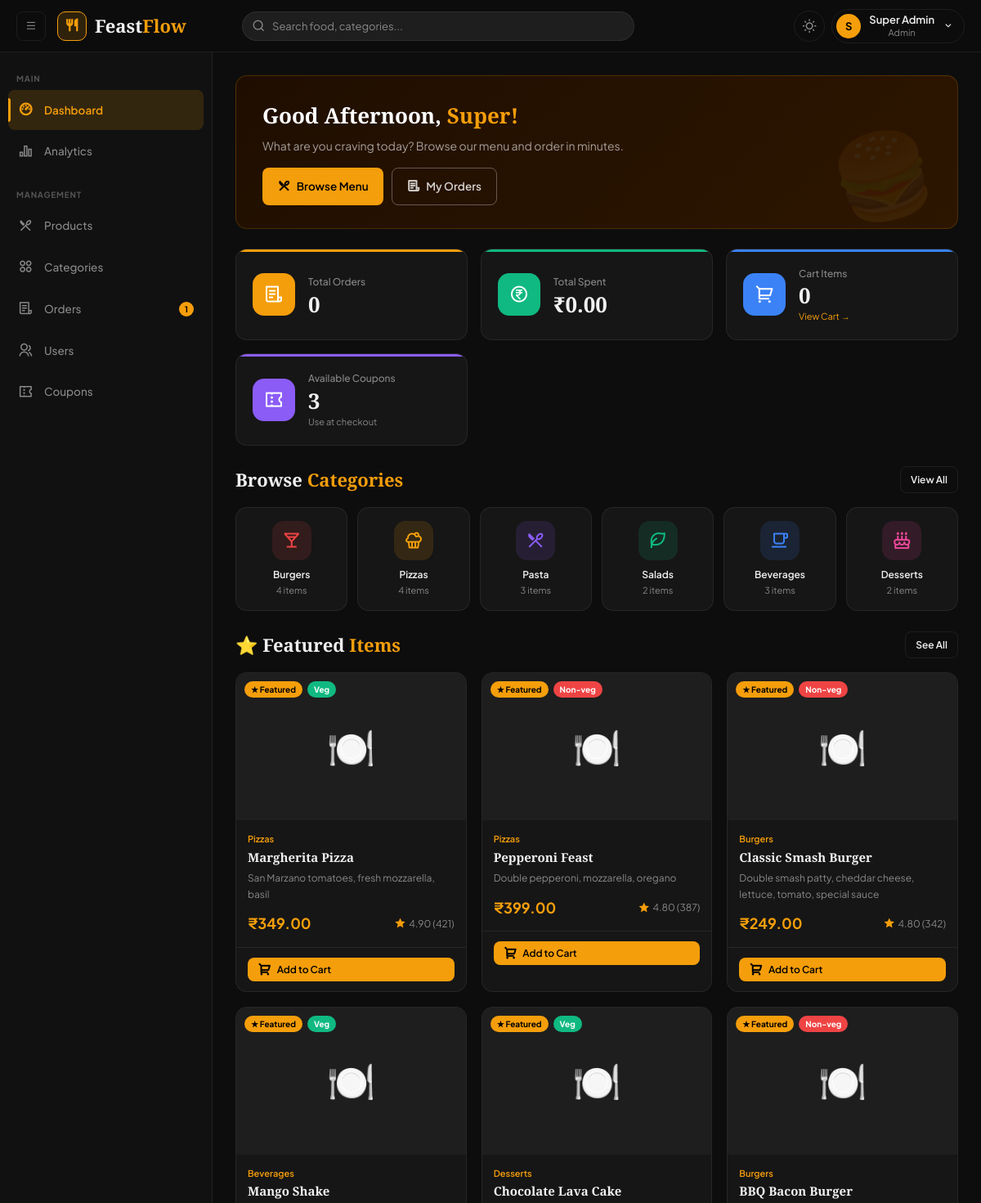
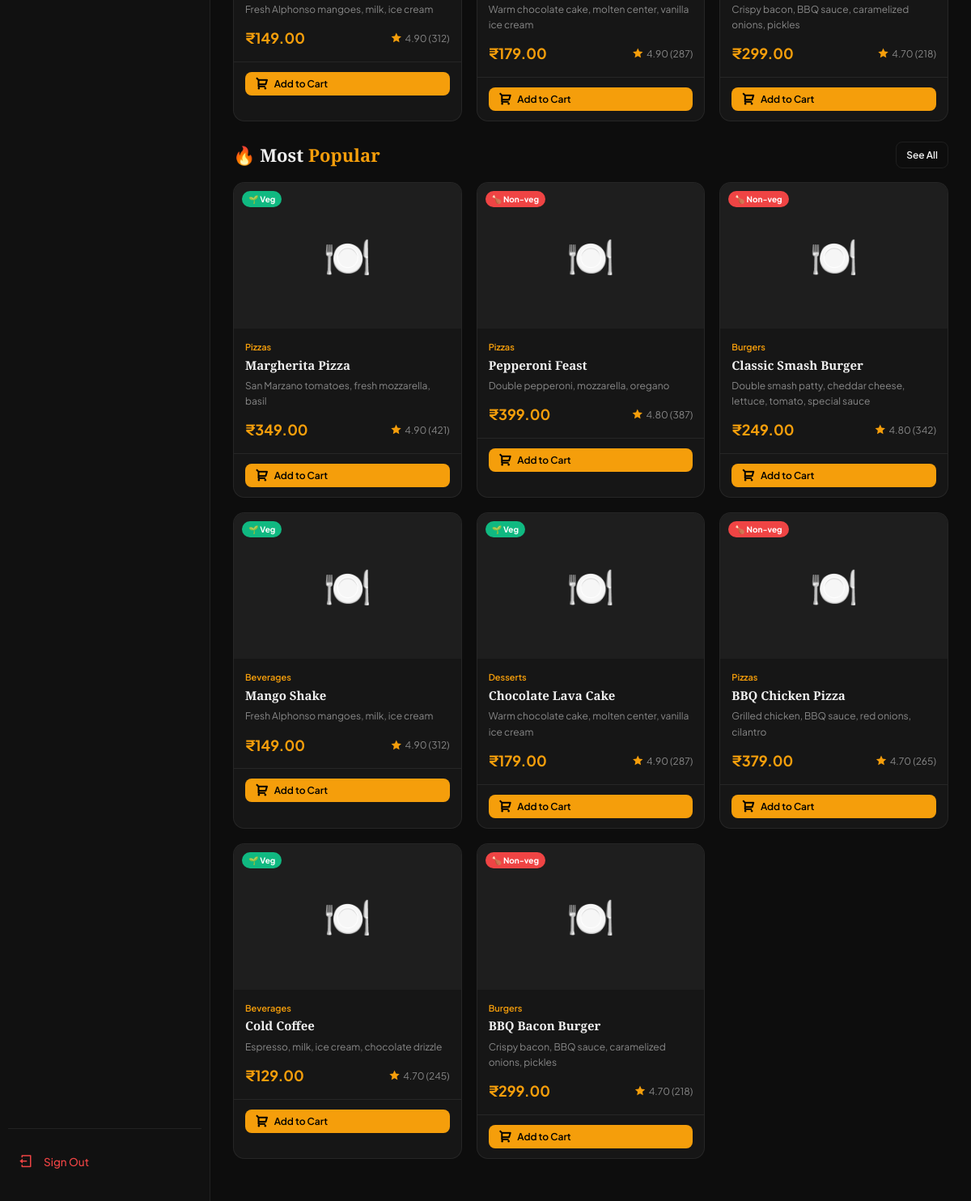
/customer/dashboard.php (signed in), run on the app's committed database (2 pictures, top to bottom).
### tables this page shows
CREATE TABLE IF NOT EXISTS `categories` (
    `id`          INT UNSIGNED NOT NULL AUTO_INCREMENT,
    `name`        VARCHAR(100) NOT NULL UNIQUE,
    `description` TEXT         NULL,
    `icon`        VARCHAR(100) NULL DEFAULT 'ri-restaurant-line',
    `color`       VARCHAR(20)  NULL DEFAULT '#f59e0b',
    `status`      ENUM('active','inactive') NOT NULL DEFAULT 'active',
    `sort_order`  INT          NOT NULL DEFAULT 0,
    `created_at`  TIMESTAMP    NOT NULL DEFAULT CURRENT_TIMESTAMP,
    PRIMARY KEY (`id`)
);

CREATE TABLE IF NOT EXISTS `products` (
    `id`          INT UNSIGNED   NOT NULL AUTO_INCREMENT,
    `category_id` INT UNSIGNED   NOT NULL,
    `name`        VARCHAR(200)   NOT NULL,
    `description` TEXT           NULL,
    `price`       DECIMAL(10,2)  NOT NULL,
    `image`       VARCHAR(255)   NULL,
    `stock`       INT            NOT NULL DEFAULT 100,
    `is_featured` TINYINT(1)     NOT NULL DEFAULT 0,
    `is_veg`      TINYINT(1)     NOT NULL DEFAULT 0,
    `rating`      DECIMAL(3,2)   NOT NULL DEFAULT 0.00,
    `total_orders`INT            NOT NULL DEFAULT 0,
    `status`      ENUM('active','inactive') NOT NULL DEFAULT 'active',
    `created_at`  TIMESTAMP      NOT NULL DEFAULT CURRENT_TIMESTAMP,
    `updated_at`  TIMESTAMP      NOT NULL DEFAULT CURRENT_TIMESTAMP ON UPDATE CURRENT_TIMESTAMP,
    PRIMARY KEY (`id`),
    INDEX `idx_category` (`category_id`),
    INDEX `idx_status`   (`status`),
    INDEX `idx_featured` (`is_featured`),
    CONSTRAINT `fk_product_category` FOREIGN KEY (`category_id`) REFERENCES `categories`(`id`) ON DELETE RESTRICT
);

### includes/functions.php (called while the page is built, shortened)
<?php
function getProducts(array $filters = []): array {
    $pdo = getPDO();
    $sql = "SELECT p.*, c.name AS category_name, c.color AS cat_color
            FROM products p
            JOIN categories c ON p.category_id = c.id
            WHERE 1=1";
    $params = [];
    if (!empty($filters['status'])) {
        $sql .= " AND p.status = ?";
        $params[] = $filters['status'];
    } else {
        $sql .= " AND p.status = 'active'";
    }
    if (!empty($filters['featured'])) {
        $sql .= " AND p.is_featured = 1";
    }
    if (!empty($filters['sort'])) {
        $sorts = ['price_asc' => 'p.price ASC', 'price_desc' => 'p.price DESC',
                  'rating' => 'p.rating DESC', 'popular' => 'p.total_orders DESC',
                  'newest' => 'p.created_at DESC'];
        $sql .= " ORDER BY " . ($sorts[$filters['sort']] ?? 'p.is_featured DESC, p.total_orders DESC');
    } else {
        $sql .= " ORDER BY p.is_featured DESC, p.total_orders DESC";
    }
    if (!empty($filters['limit'])) {
        $sql .= " LIMIT " . (int)$filters['limit'];
    }
    $stmt = $pdo->prepare($sql);
    $stmt->execute($params);
    return $stmt->fetchAll();
}
function getCategories(bool $activeOnly = true): array {
    $sql = "SELECT c.*, COUNT(p.id) AS product_count FROM categories c LEFT JOIN products p ON p.category_id = c.id" . ($activeOnly ? " WHERE c.status='active'" : "") . " GROUP BY c.id ORDER BY c.sort_order";
    return getPDO()->query($sql)->fetchAll();
}
function getCartCount(int $userId): int {
    $stmt = getPDO()->prepare("SELECT COALESCE(SUM(quantity),0) FROM cart WHERE user_id=?");
    $stmt->execute([$userId]);
    return (int)$stmt->fetchColumn();
}
function formatPrice(float $price): string {
    return '₹' . number_format($price, 2);
}
function sanitize(string $str): string {
    return htmlspecialchars(trim($str), ENT_QUOTES, 'UTF-8');
}

### config/database.php (called while the page is built, shortened)
<?php
function getPDO(): PDO {
    static $pdo = null;
    if ($pdo === null) {
        $dsn = "mysql:host=".DB_HOST.";dbname=".DB_NAME.";charset=".DB_CHARSET;
        $opts = [
            PDO::ATTR_ERRMODE            => PDO::ERRMODE_EXCEPTION,
            PDO::ATTR_DEFAULT_FETCH_MODE => PDO::FETCH_ASSOC,
            PDO::ATTR_EMULATE_PREPARES   => false,
        ];
        try {
            $pdo = new PDO($dsn, DB_USER, DB_PASS, $opts);
        } catch (PDOException $e) {
            error_log("DB Error: " . $e->getMessage());
            die(json_encode(['error' => 'Database connection failed.']));
        }
    }
    return $pdo;
}

### customer/dashboard.php (the view, shortened to what this page needs)
<?php
require_once __DIR__ . '/../includes/functions.php';
$featured   = getProducts(['featured' => true, 'limit' => 6]);
$categories = getCategories(true);
$popular    = getProducts(['sort' => 'popular', 'limit' => 8]);
include __DIR__ . '/../includes/header.php';
?>
<div class="welcome-banner">
  <div>
    <div class="welcome-title">Good <?= date('H') < 12 ? 'Morning' : (date('H') < 17 ? 'Afternoon' : 'Evening') ?>, <span><?= sanitize(explode(' ', $_SESSION['user_name'])[0]) ?>!</span></div>
    <div class="welcome-sub">What are you craving today? Browse our menu and order in minutes.</div>
    <div style="display:flex;gap:10px;margin-top:16px">
      <a href="<?= APP_URL ?>/customer/menu.php" class="btn btn-primary"><i class="ri-restaurant-2-line"></i> Browse Menu</a>
      <a href="<?= APP_URL ?>/customer/orders.php" class="btn btn-outline" style="border-color:rgba(255,255,255,0.3);color:rgba(255,255,255,0.8)"><i class="ri-file-list-3-line"></i> My Orders</a>
    </div>
  </div>
</div>
<?php
$pdo       = getPDO();
$totalOrders = $pdo->prepare("SELECT COUNT(*) FROM orders WHERE user_id=?"); $totalOrders->execute([$_SESSION['user_id']]); $totalOrders = $totalOrders->fetchColumn();
$totalSpent  = $pdo->prepare("SELECT COALESCE(SUM(total),0) FROM orders WHERE user_id=? AND status='delivered'"); $totalSpent->execute([$_SESSION['user_id']]); $totalSpent = $totalSpent->fetchColumn();
$cartCount2  = getCartCount((int)$_SESSION['user_id']);
?>
<div class="stats-grid mb-24">
  <div class="stat-card" style="--accent-color:var(--amber)">
    <div class="stat-icon amber"><i class="ri-file-list-3-line"></i></div>
    <div class="stat-info"><div class="stat-label">Total Orders</div><div class="stat-value" data-target="<?= $totalOrders ?>"><?= $totalOrders ?></div></div>
  </div>
  <div class="stat-card" style="--accent-color:var(--green)">
    <div class="stat-icon green"><i class="ri-money-rupee-circle-line"></i></div>
    <div class="stat-info"><div class="stat-label">Total Spent</div><div class="stat-value"><?= formatPrice((float)$totalSpent) ?></div></div>
  </div>
  <div class="stat-card" style="--accent-color:var(--blue)">
    <div class="stat-icon blue"><i class="ri-shopping-cart-2-line"></i></div>
    <div class="stat-info"><div class="stat-label">Cart Items</div><div class="stat-value" data-target="<?= $cartCount2 ?>"><?= $cartCount2 ?></div>
    <div class="stat-change"><a href="<?= APP_URL ?>/customer/cart.php" class="text-amber">View Cart →</a></div></div>
  </div>
  <div class="stat-card" style="--accent-color:var(--purple)">
    <div class="stat-icon purple"><i class="ri-coupon-3-line"></i></div>
    <div class="stat-info"><div class="stat-label">Available Coupons</div><div class="stat-value">3</div><div class="stat-change text-muted">Use at checkout</div></div>
  </div>
</div>
<div class="mb-24">
  <div style="display:flex;align-items:center;justify-content:space-between;margin-bottom:16px">
    <h2 style="font-family:var(--font-display);font-size:22px;font-weight:700">Browse <span class="text-amber">Categories</span></h2>
    <a href="<?= APP_URL ?>/customer/menu.php" class="btn btn-outline btn-sm">View All</a>
  </div>
  <div style="display:grid;grid-template-columns:repeat(auto-fill,minmax(120px,1fr));gap:12px">
    <?php foreach ($categories as $c): ?>
    <a href="<?= APP_URL ?>/customer/menu.php?category=<?= $c['id'] ?>" style="background:var(--bg-card);border:1px solid var(--border);border-radius:var(--radius);padding:16px 10px;text-align:center;transition:all 0.2s;display:block">
      <div style="width:48px;height:48px;border-radius:14px;background:<?= htmlspecialchars($c['color']) ?>22;display:grid;place-items:center;margin:0 auto 8px;font-size:24px;color:<?= htmlspecialchars($c['color']) ?>">
        <i class="<?= htmlspecialchars($c['icon']) ?>"></i>
      </div>
      <div style="font-size:12px;font-weight:600"><?= sanitize($c['name']) ?></div>
      <div style="font-size:11px;color:var(--text-muted)"><?= $c['product_count'] ?> items</div>
    </a>
    <?php endforeach; ?>
  </div>
</div>
<?php if (!empty($featured)): ?>
<div class="mb-24">
  <div style="display:flex;align-items:center;justify-content:space-between;margin-bottom:16px">
    <h2 style="font-family:var(--font-display);font-size:22px;font-weight:700">⭐ Featured <span class="text-amber">Items</span></h2>
    <a href="<?= APP_URL ?>/customer/menu.php" class="btn btn-outline btn-sm">See All</a>
  </div>
  <div class="products-grid">
    <?php foreach ($featured as $p): ?>
    <div class="product-card" data-cat="<?= $p['category_id'] ?>">
      <div class="product-img">
        <?php if ($p['image']): ?>
        <img src="<?= APP_URL ?>/assets/uploads/products/<?= sanitize($p['image']) ?>" alt="<?= sanitize($p['name']) ?>" loading="lazy">
        <?php else: ?><div class="no-img">🍽️</div><?php endif; ?>
        <div class="product-badges">
          <span class="product-badge featured">★ Featured</span>
          <span class="product-badge <?= $p['is_veg']?'veg':'nonveg' ?>"><?= $p['is_veg']?'Veg':'Non-veg' ?></span>
        </div>
      </div>
      <div class="product-body">
        <div class="product-cat"><?= sanitize($p['category_name']) ?></div>
        <div class="product-name"><?= sanitize($p['name']) ?></div>
        <div class="product-desc"><?= sanitize($p['description']) ?></div>
        <div class="product-meta">
          <div class="product-price"><?= formatPrice($p['price']) ?></div>
          <div class="product-rating"><i class="ri-star-fill"></i><?= $p['rating'] ?> (<?= $p['total_orders'] ?>)</div>
        </div>
      </div>
      <div class="product-footer">
        <button class="btn btn-primary btn-sm" onclick="addToCart(<?= $p['id'] ?>, this)"><i class="ri-shopping-cart-2-line"></i> Add to Cart</button>
      </div>
    </div>
    <?php endforeach; ?>
  </div>
</div>
<?php endif; ?>
<div class="mb-24">
  <div style="display:flex;align-items:center;justify-content:space-between;margin-bottom:16px">
    <h2 style="font-family:var(--font-display);font-size:22px;font-weight:700">🔥 Most <span class="text-amber">Popular</span></h2>
    <a href="<?= APP_URL ?>/customer/menu.php?sort=popular" class="btn btn-outline btn-sm">See All</a>
  </div>
  <div class="products-grid">
    <?php foreach ($popular as $p): ?>
    <div class="product-card" data-cat="<?= $p['category_id'] ?>">
      <div class="product-img">
        <?php if ($p['image']): ?>
        <img src="<?= APP_URL ?>/assets/uploads/products/<?= sanitize($p['image']) ?>" alt="<?= sanitize($p['name']) ?>" loading="lazy">
        <?php else: ?><div class="no-img">🍽️</div><?php endif; ?>
        <div class="product-badges">
          <span class="product-badge <?= $p['is_veg']?'veg':'nonveg' ?>"><?= $p['is_veg']?'🌱 Veg':'🍗 Non-veg' ?></span>
        </div>
      </div>
      <div class="product-body">
        <div class="product-cat"><?= sanitize($p['category_name']) ?></div>
        <div class="product-name"><?= sanitize($p['name']) ?></div>
        <div class="product-desc"><?= sanitize($p['description']) ?></div>
        <div class="product-meta">
          <div class="product-price"><?= formatPrice($p['price']) ?></div>
          <div class="product-rating"><i class="ri-star-fill"></i><?= $p['rating'] ?> (<?= $p['total_orders'] ?>)</div>
        </div>
      </div>
      <div class="product-footer">
        <button class="btn btn-primary btn-sm" onclick="addToCart(<?= $p['id'] ?>, this)"><i class="ri-shopping-cart-2-line"></i> Add to Cart</button>
      </div>
    </div>
    <?php endforeach; ?>
  </div>
</div>
<?php include __DIR__ . '/../includes/footer.php'; ?>

### data on the page
categories: name "Burgers", product_count "4"
categories: name "Pizzas", product_count "4"
categories: name "Pasta", product_count "3"
categories: name "Salads", product_count "2"
categories: name "Beverages", product_count "3"
categories: name "Desserts", product_count "2"
products: is_veg "Veg", category.name "Pizzas", name "Margherita Pizza", description "San Marzano tomatoes, fresh mozzarella, basil", price "₹349.00", rating "4.90", total_orders "421"
products: is_veg "Non-veg", category.name "Pizzas", name "Pepperoni Feast", description "Double pepperoni, mozzarella, oregano", price "₹399.00", rating "4.80", total_orders "387"
products: is_veg "Non-veg", category.name "Burgers", name "Classic Smash Burger", description "Double smash patty, cheddar cheese, lettuce, tomato, special sauce", price "₹249.00", rating "4.80", total_orders "342"
products: is_veg "Veg", category.name "Beverages", name "Mango Shake", description "Fresh Alphonso mangoes, milk, ice cream", price "₹149.00", rating "4.90", total_orders "312"
products: is_veg "Veg", category.name "Desserts", name "Chocolate Lava Cake", description "Warm chocolate cake, molten center, vanilla ice cream", price "₹179.00", rating "4.90", total_orders "287"
products: is_veg "Non-veg", category.name "Burgers", name "BBQ Bacon Burger", description "Crispy bacon, BBQ sauce, caramelized onions, pickles", price "₹299.00", rating "4.70", total_orders "218"
products: is_veg "🍗 Non-veg", category.name "Pizzas", name "BBQ Chicken Pizza", description "Grilled chicken, BBQ sauce, red onions, cilantro", price "₹379.00", rating "4.70", total_orders "265"
products: is_veg "🌱 Veg", category.name "Beverages", name "Cold Coffee", description "Espresso, milk, ice cream, chocolate drizzle", price "₹129.00", rating "4.70", total_orders "245"

### other printed values
substr($_SESSION['user_name'] ?? 'U', 0, 1) "S"
$_SESSION['user_name'] "Super Admin"
$_SESSION['user_role'] "Admin"
$pending "1"
explode(' ', $_SESSION['user_name'])[0] "Super"
$totalOrders "0"
formatPrice((float)$totalSpent) "₹0.00"
$cartCount2 "0"
